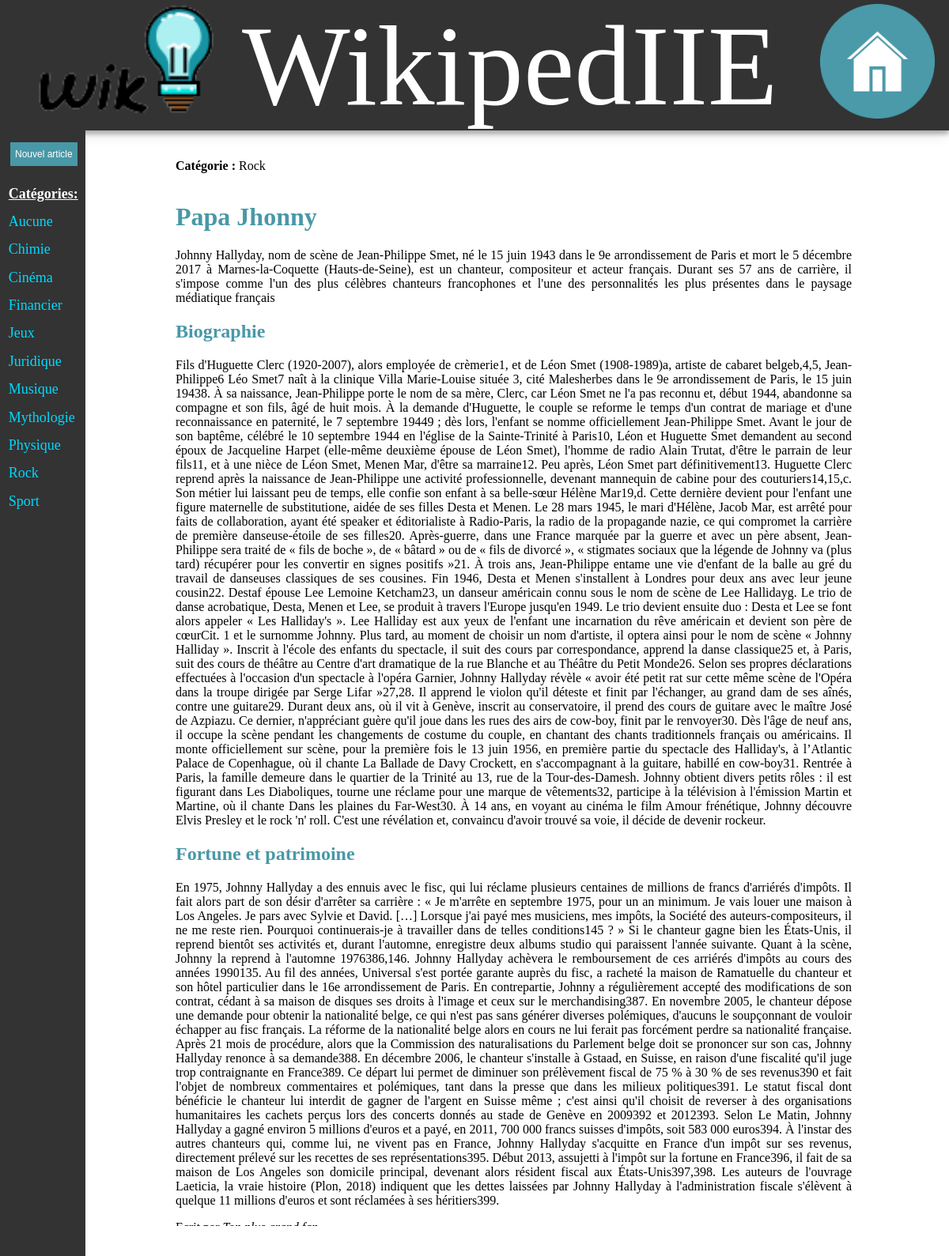
Page /vue/loadpage.php?url=../vue/pages/papa_jhonny.php on the committed database.
### tables this page shows
create table if not exists Categorie(
    ID_CAT  int auto_increment,
    NAME    varchar(20) not null,
    primary key(ID_CAT)
);

create table if not exists Page(
    ID_PAGE   int auto_increment,
	TITLE     varchar(50) not null ,
	URL       varchar(65) not null ,
	AUTHOR    varchar(30) not null ,
	DATE      date not null ,
	VALIDATED boolean not null ,
	SYNOPSIS  varchar(500) not null ,
	ID_ADMIN  int,
	ID_CAT1   int,
	ID_CAT2   int,
    primary key(ID_PAGE),
    constraint FK_Page_Admin foreign key (ID_ADMIN) references Admin(ID_ADMIN),
    constraint FK_Page_Categorie0 foreign key (ID_CAT1) references Categorie(ID_CAT),
    constraint FK_Page_Categorie1 foreign key (ID_CAT2) references Categorie(ID_CAT)
);

### Model/dbFactory.php (called while the page is built, shortened)
<?php
class dbFactory{
  private $dbname = "wikipediie";
  private $host = "mariadb";
  private $port = 3306;
  private $password = PASS;
  private $id = "root";
  function createService() {
    return new \PDO("mysql:dbname=".$this->dbname.";host=".$this->host.";port=".$this->port, $this->id, $this->password);
  }
  function requete($requete) {
    $co = $this->createService();
    $stmt = $co->prepare($requete);
    $stmt->execute();
    return $stmt;
  }
}

### vue/loadpage.php (the view, shortened to what this page needs)
<body>
    <?php
    $url = $_GET['url'];
    ?>
        <div class="page">
            <?php
            include_once('sidebar.php');
            ?>
            <div class="page">
            <p> <b> Catégorie : </b>
            <?php
            $msg = "";
            $sql = "SELECT * FROM Categorie C, Page P WHERE P.URL='".$url."' AND C.ID_CAT = P.ID_CAT1;";
            $stmt = $dbfactory->requete($sql);
            foreach ($stmt->fetchAll() as $cat){
                $msg = $cat["NAME"];
            }
            echo $msg;
            ?>
            </p>
            </div>
        </div>
</body>

### vue/sidebar.php
<aside>
  <div class="sidenav">
  <form action="create.php" method="POST">
    <input class="button1" type="submit" value="Nouvel article">
  </form>
    <div class="lienAside">
      <span class="categorie"><b><u>Catégories:</u></b></span>
<?php
      $dbfactory = new \Rediite\Model\Factory\dbFactory();
      $stmt = $dbfactory->requete("SELECT * FROM Categorie ORDER BY name;");
      foreach ($stmt->fetchAll() as $cat) {
        if(!empty($cat['NAME']))
          echo "<a href='home.php?filter=".$cat['NAME']."'>".$cat['NAME']."</a>";
      }
    ?>
    </div>
  </div>
</aside>

### vue/style.css (style rules this page uses)
.menu { margin-bottom: 3%; height: 10%; background-color: #333333; box-shadow: 0 0 20px 0 rgba(0, 0, 0, 0.2), 0 5px 5px 0 rgba(0, 0, 0, 0.24); }
.menu ul { list-style: none; display: flex; justify-content: space-between; height: 100%; }
#li_wikipediie { height: 100%; }
.menu a { text-align:center; text-decoration: none; color:white; }
#logo { flex:1; height: 8.8vh; margin: 2%; }
#rouage { flex: 3; margin-top: 5px; height: 8.8vh; margin: 0.3vh; margin-right: 1.5vw; }
#wikipediie { flex:2; font-size: 8.8vh; margin: 2%; }
.menu li a { color: white; text-align: center; text-decoration: none; }
.sidenav { margin-top: -3%; margin-left : -10% !important; height: 100vh; position: fixed; display: flex; flex-direction: column; background-color: #333333 !important; margin-right: 2%; padding-right: 3%; width: 6vw; }
.sidenav a { padding: 10% 5% 10% 7%; text-decoration: none; font-size: 1.5vw; color: rgb(0, 217, 255); display: block; z-index: 100; background-color: #333333 !important; padding-left: 15%; }
.button1, .button2, .btnsuppr { background-color: #4998a7; color: white; border: 1px solid #333333; text-align: center; text-decoration: none; font-size: 1vw; cursor: pointer; }
.button1 { margin-top: 20%; margin-left: 1vw; height: auto; padding: 0.5vh 0.5vw; }
.page { margin-left : 10%; margin-right: 5%; }
.page p { text-align: justify; padding-right: 1vw; }
body { overflow-y: hidden; margin: 0%; }
.categorie { padding: 10% 5% 10% 7%; text-decoration: none; font-size: 1.5vw; color: white; display: block; z-index: 100; background-color: #333333 !important; padding-left: 15%; }

### rows in the picture
categorie: NAME "Aucune"
categorie: NAME "Chimie"
categorie: NAME "Cinéma"
categorie: NAME "Financier"
categorie: NAME "Jeux"
categorie: NAME "Juridique"
categorie: NAME "Musique"
categorie: NAME "Mythologie"
categorie: NAME "Physique"
categorie: NAME "Rock"
categorie: NAME "Sport"
page: ID_CAT1.NAME "Rock"
